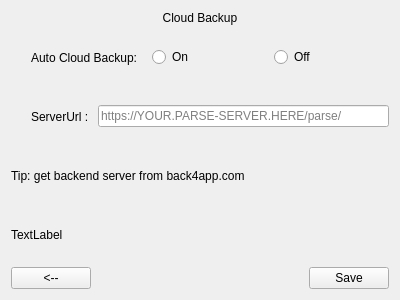
<?xml version="1.0" encoding="UTF-8"?>
<ui version="4.0">
 <class>Page</class>
 <widget class="QWidget" name="Page">
  <property name="geometry">
   <rect>
    <x>0</x>
    <y>0</y>
    <width>400</width>
    <height>300</height>
   </rect>
  </property>
  <property name="windowTitle">
   <string>Form</string>
  </property>
  <layout class="QGridLayout" name="gridLayout">
   <item row="0" column="0">
    <layout class="QVBoxLayout" name="verticalLayout" stretch="0,1,1,1,1,0">
     <item>
      <widget class="QLabel" name="label">
       <property name="text">
        <string>Cloud Backup</string>
       </property>
       <property name="alignment">
        <set>Qt::AlignCenter</set>
       </property>
      </widget>
     </item>
     <item>
      <layout class="QHBoxLayout" name="horizontalLayout" stretch="0,0,0,0">
       <item>
        <spacer name="verticalSpacer">
         <property name="orientation">
          <enum>Qt::Vertical</enum>
         </property>
         <property name="sizeHint" stdset="0">
          <size>
           <width>20</width>
           <height>40</height>
          </size>
         </property>
        </spacer>
       </item>
       <item>
        <widget class="QLabel" name="label_2">
         <property name="text">
          <string>Auto Cloud Backup:</string>
         </property>
        </widget>
       </item>
       <item>
        <widget class="QRadioButton" name="radioOn">
         <property name="text">
          <string>On</string>
         </property>
        </widget>
       </item>
       <item>
        <widget class="QRadioButton" name="radioOff">
         <property name="text">
          <string>Off</string>
         </property>
        </widget>
       </item>
      </layout>
     </item>
     <item>
      <layout class="QHBoxLayout" name="horizontalLayout_2" stretch="0,0,1">
       <item>
        <spacer name="verticalSpacer_2">
         <property name="orientation">
          <enum>Qt::Vertical</enum>
         </property>
         <property name="sizeHint" stdset="0">
          <size>
           <width>20</width>
           <height>40</height>
          </size>
         </property>
        </spacer>
       </item>
       <item>
        <widget class="QLabel" name="label_3">
         <property name="text">
          <string>ServerUrl : </string>
         </property>
        </widget>
       </item>
       <item>
        <widget class="QLineEdit" name="fieldServer">
         <property name="styleSheet">
          <string notr="true">QLineEdit{
fint-size:8px;
}</string>
         </property>
         <property name="placeholderText">
          <string>https://YOUR.PARSE-SERVER.HERE/parse/</string>
         </property>
        </widget>
       </item>
      </layout>
     </item>
     <item>
      <widget class="QLabel" name="label_4">
       <property name="text">
        <string>Tip: get backend server from back4app.com</string>
       </property>
      </widget>
     </item>
     <item>
      <widget class="QLabel" name="labelMessage">
       <property name="styleSheet">
        <string notr="true">QLabel{
color:red:
}</string>
       </property>
       <property name="text">
        <string>TextLabel</string>
       </property>
      </widget>
     </item>
     <item>
      <layout class="QHBoxLayout" name="horizontalLayout_3">
       <item>
        <widget class="QPushButton" name="pushButton_2">
         <property name="text">
          <string>&lt;--</string>
         </property>
        </widget>
       </item>
       <item>
        <spacer name="horizontalSpacer">
         <property name="orientation">
          <enum>Qt::Horizontal</enum>
         </property>
         <property name="sizeHint" stdset="0">
          <size>
           <width>40</width>
           <height>20</height>
          </size>
         </property>
        </spacer>
       </item>
       <item>
        <widget class="QPushButton" name="pushButton">
         <property name="text">
          <string>Save</string>
         </property>
        </widget>
       </item>
      </layout>
     </item>
    </layout>
   </item>
  </layout>
 </widget>
 <resources/>
 <connections>
  <connection>
   <sender>pushButton_2</sender>
   <signal>clicked()</signal>
   <receiver>Page</receiver>
   <slot>backPressed()</slot>
   <hints>
    <hint type="sourcelabel">
     <x>64</x>
     <y>269</y>
    </hint>
    <hint type="destinationlabel">
     <x>3</x>
     <y>167</y>
    </hint>
   </hints>
  </connection>
  <connection>
   <sender>pushButton</sender>
   <signal>clicked()</signal>
   <receiver>Page</receiver>
   <slot>savePressed()</slot>
   <hints>
    <hint type="sourcelabel">
     <x>330</x>
     <y>268</y>
    </hint>
    <hint type="destinationlabel">
     <x>5</x>
     <y>209</y>
    </hint>
   </hints>
  </connection>
 </connections>
 <slots>
  <slot>backPressed()</slot>
  <slot>savePressed()</slot>
 </slots>
</ui>
